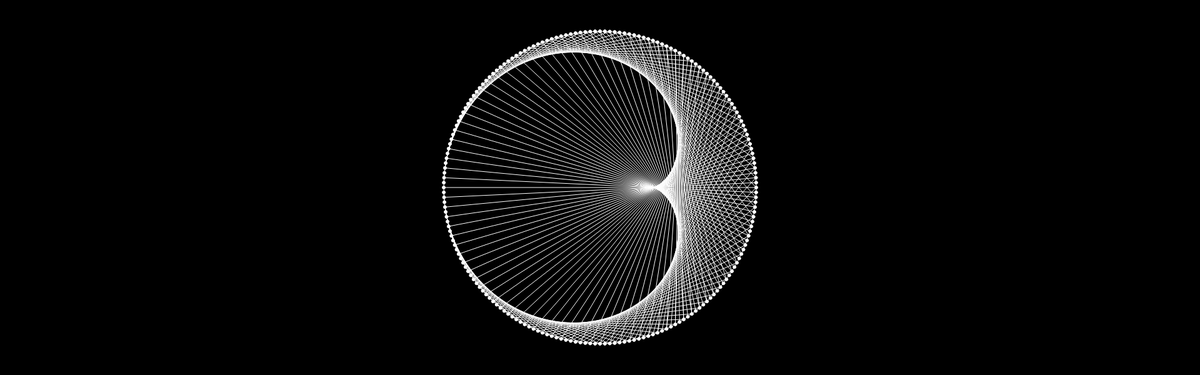
Frame 1 (no input)
Frame 60 (no input): identical to frame 1, image omitted
Frame 120 (the mouse pressed at the canvas centre since frame 60): identical to frame 1, image omitted

The p5.js sketch that drew this single still picture (run headless with seeded random() and noise() and a simulated clock; from frame 60 on, the mouse is pressed at the canvas centre):

// p5.js sketch
// ── sketch.js
// let time = 0;
let slider;
// let time = 0;
let l = [];

function setup() {
	createCanvas(1920, 600);
	slider = createSlider(0 , 200, 200);
}

function draw() {
	background(0, 0, 0);
	translate(960, 300);
	let r = 250;
	let theta = (PI/2);
	let n = slider.value();
	stroke(255);
	noFill();
	ellipse(0, 0, r * 2);
	// ellipse(r*cos(PI + (PI/10)), r*sin(PI + (PI/10)), 100);

	for (let i = 0; i < n; i++) {
		fill(255);
		ellipse(r * cos(2 * theta), r * sin(2 * theta), 5)
		let xy = [r * cos(2 * theta), r * sin(2 * theta)];
		l.push(xy) ;
		
		theta += (PI)/n;
	}

	// for (let i = 0; i < slider.value(); i++) {
	// 	if(2*i <= slider.value() ){
			// line(l[0][0], l[0][1], l[2*0][0], l[2*0][1]);		
			// line(l[1][0], l[1][1], l[2][0], l[2][1]);		
			// line(l[2][0], l[2][1], l[4][0], l[4][1]);		
			// line(l[3][0], l[3][1], l[6][0], l[6][1]);		
			// line(l[4][0], l[4][1], l[8][0], l[8][1]);
	
	for (let j = 0 ; j< n ; j++){
			if(2*j < n) {
				line(l[j][0], l[j][1], l[2*j][0], l[2*j][1]);
			}
		else if(2*j > n) {
				line(l[j][0], l[j][1], l[(2*j)%n][0], l[(2*j)%n][1]);
		}
		else if(2*j == n) {
				line(l[j][0], l[j][1], l[0][0], l[0][1]);
		}
// 		else if((2*j)%10 == 0 ){
				
// 		}
	}
			
	
	
	
	// line(l[5][0], l[5][1], l[10][0], l[10][1]);		
			// line(l[2][0], l[2][1], l[2+4][0], l[2+4][1]);		
	// 	}
	// 	else{
	// 		line(l[i][0], l[i][1], l[(2*i)%10][0], l[(2*i)%10][1]);
	// 	}
	// }
	
	// time+=1;
	
}
